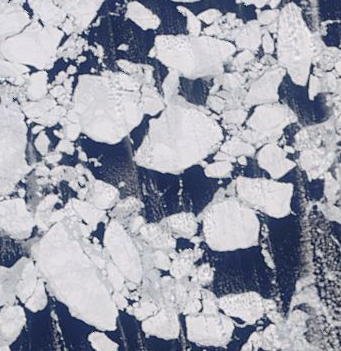
%> input picture prepareForLater/core_code/regularMethodForLabelingMatlab/icefloe.png, 341 x 351 px
$ octave kmeans.m   (GNU Octave 9; MATLAB toolbox functions it lacks are replaced by stand-ins)
%> lines starting %> are read from the running program, lines starting %| are printed output that depends on the picture

%pic = imread('test.jpg');
pic = imread('icefloe.png');
%> pic is the input picture: size 351x341x3 uint8; mean R, G, B 158.9, 161.4, 173.4
ima = rgb2gray(pic);
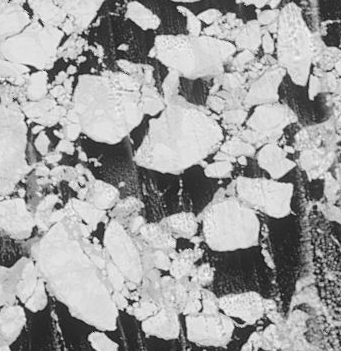
%> ima: size 351x341 uint8; min 7, max 251, mean 162
figure, imshow(ima);

k = 3;

% check image
ima = double(ima);
%> ima: size 351x341 double
copy = ima;         % make a copy
ima = ima(:);       % vectorize ima
mi = min(ima);      % deal with negative
%> mi = 7
ima = ima - mi + 1;     % and zero values

s = length(ima);
%> s = 119691

% create image histogram

m = max(ima) + 1;
%> m = 246
h = zeros(1, m);
hc = zeros(1, m);
for i = 1 : s
  if(ima(i) > 0)
      h(ima(i)) = h(ima(i)) + 1;
  end
end
%> after the loop, h = 246 values, max 2804 at index 213, min 0 at index 2, mean 486.5
ind = find(h);
%> ind = 236 values from 1 to 245
hl = length(ind);
%> hl = 236

% initiate centroids

mu = (1:k) * m / (k+1);
%> mu = [61.5 123 184.5]

% start process

while(true)

  oldmu = mu;
  % calculate the distance to classify

  for i = 1 : hl
      c = abs(ind(i) - mu);
      cc = find(c == min(c));
      hc(ind(i)) = cc(1);
  end

  % calculate new means to find out the new centroids

  for i = 1 : k,
      a = find(hc == i);
      mu(i) = sum(a .* h(a)) / sum(h(a));
  end

  if(mu == oldmu)
      break;
  end;

end
%> this loop made 9 passes
%> oldmu on passes 1 to 9: [61.5 123 184.5], [53.88 123.2 202.2], [52.74 126.1 203.5], [53 127.9 203.7], [53.3 129.2 203.9], [53.61 130.7 204], [53.88 132 204.2], [53.88 132.8 204.3], [54.14 133.3 204.3]
%> after the loop, hc = 246 values, max 3 at index 169, min 0 at index 2, mean 1.88; mu = [54.14 133.3 204.3]

% calculate mask
s = size(copy);
%> s = [351 341]
mask = zeros(s);
mask1 = mask;
for i = 1 : s(1),
    for j = 1 : s(2),
        c = abs(copy(i, j) - mu);
        a = find(c == min(c));
        mask(i,j) = a(1);
    end
end
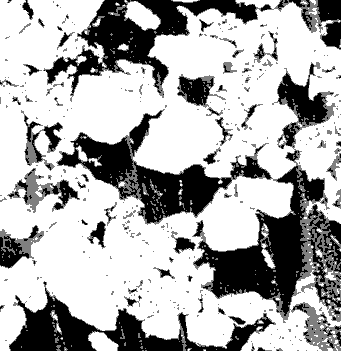
%> mask: size 351x341 double; min 1, max 3, mean 2.38; drawn with min black and max white

 for i = 1 : k
	p = find(mask == i);
	mask1(p) = 1 / k * i;

    for j = 1 : length(p)
        ss(j) = copy(p(j));
    end
    average_intensity(i) = sum(ss(:)) / length(p);

    n(i) = sum(sum(mask == i));
end
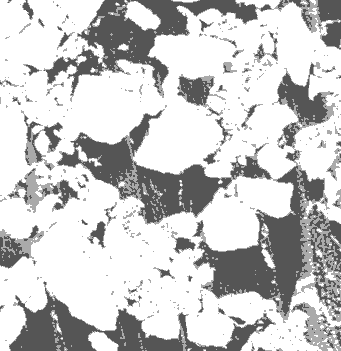
%> mask1: size 351x341 double; min 0.333, max 1, mean 0.792
%> after the loop, average_intensity = [58.45 194.3 209.5]; n = [30071 14558 75062]

% [4 lines of commented-out code are left out]
ic = n / (s(1) * s(2));
%> ic = [0.251 0.122 0.627]

% [B,L] = bwboundaries(BW);
figure, imshow(mask1);
% [8 lines of commented-out code are left out]

$ run again, with prepareForLater/core_code/regularMethodForLabelingMatlab/test.jpg saved as prepareForLater/core_code/regularMethodForLabelingMatlab/icefloe.png
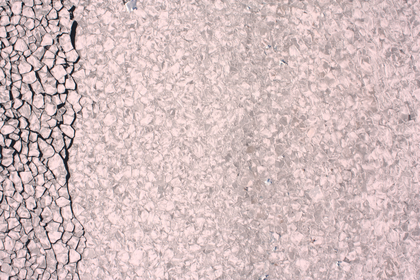
%> input picture prepareForLater/core_code/regularMethodForLabelingMatlab/test.jpg, 420 x 280 px, shrunk from 4290 x 2856 before the run
%> pic is the input picture: size 280x420x3 uint8; mean R, G, B 210.6, 189, 189.2
%> mi = 8
%> m = 249
%> after the loop `for i = 1 : s`: h = 249 values, max 2059 at index 194, min 0 at index 2, mean 472.3
%> ind = 243 values from 1 to 248
%> hl = 243
%> `mu = (1:k) * m / (k+1);`: mu = [62.25 124.5 186.8]
%> the loop `while(true)` made 11 passes
%> oldmu on passes 1 to 8: [62.25 124.5 186.8], [52.87 137.1 195.6], [53.57 149.5 198.1], [57.95 157.6 200.5], [61.94 163.5 203], [65.36 167.2 204.8], [68.01 169.7 206.3], [69.49 171.3 207.4]
%> after the loop `while(true)`: hc = 249 values, max 3 at index 191, min 0 at index 2, mean 1.69; mu = [72.34 173 208.4]
%> after the loop `for i = 1 : s(1),`:
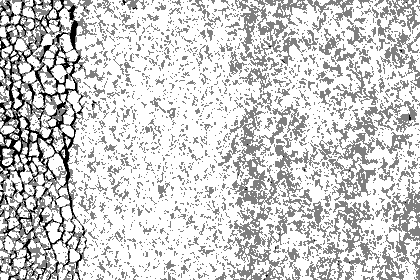
%> mask: size 280x420 double; min 1, max 3, mean 2.62; drawn with min black and max white
%> after the loop `for i = 1 : k`:
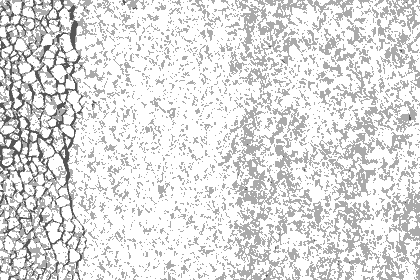
%> mask1: size 280x420 double; min 0.333, max 1, mean 0.873
%> after the loop `for i = 1 : k`: average_intensity = [74.35 174.4 211.8]; n = [3979 36852 76769]
%> ic = [0.0338 0.313 0.653]
